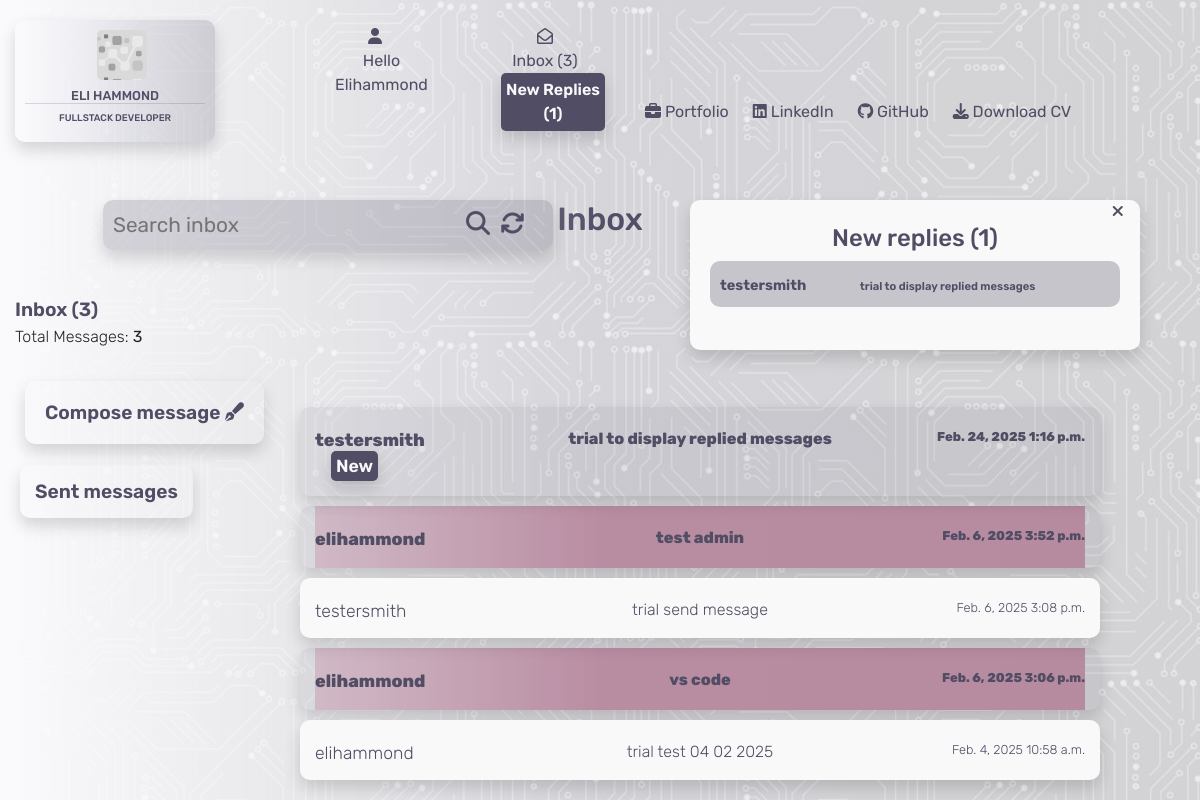
The page /contacts/ (signed in) on the database as committed earlier.
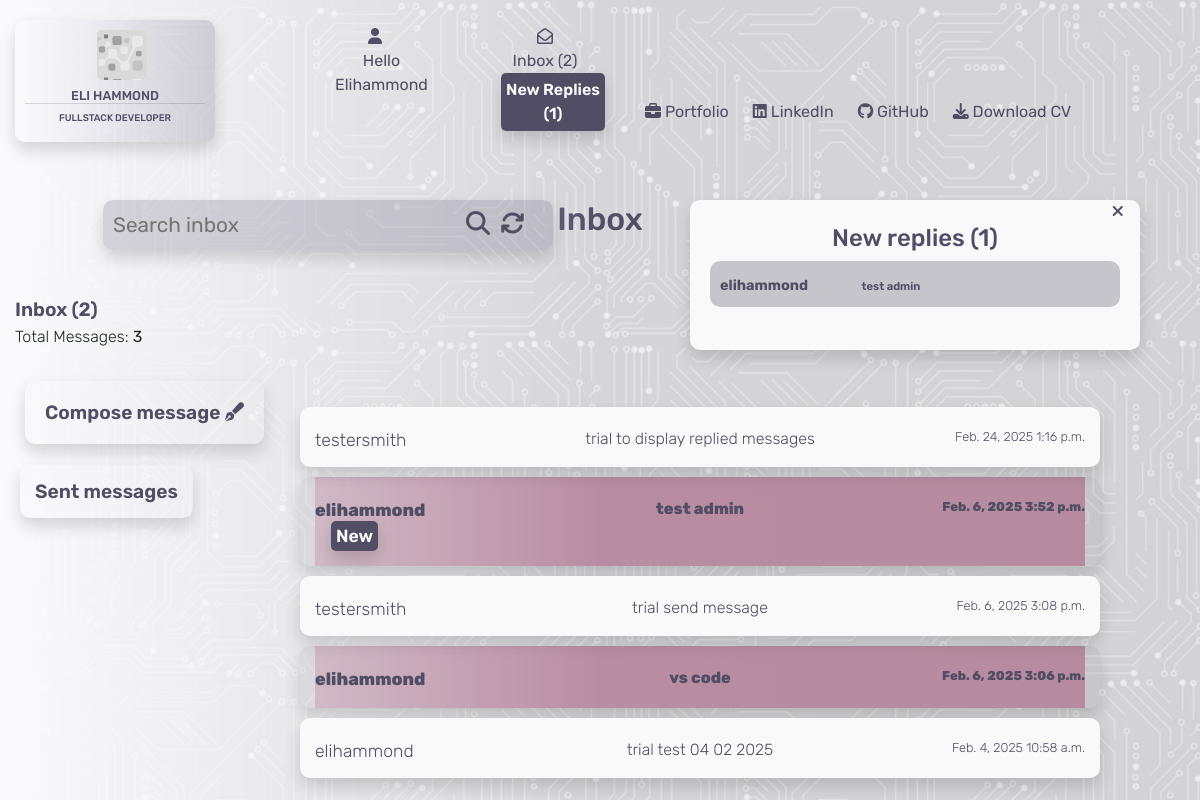
The same page on the database as committed later.
### contacts/models.py (models this page shows)
class Contacts(models.Model):
    class Meta:
        verbose_name_plural = "Contacts"
    name = models.CharField(max_length=26)
    send_to = models.CharField(max_length=240)
    subject = models.CharField(max_length=52, null=True, blank=True)
    email = models.EmailField()
    phone = models.IntegerField()
    message = models.TextField()
    date = models.DateField(auto_now_add=True)
    time = models.TimeField(auto_now_add=True)
    read = models.BooleanField(default=False)
    has_reply = models.BooleanField(default=False)
    new_reply = models.BooleanField(default=False)

### contacts/views.py (the view)
# urls.py: path('', views.contacts, name='contacts'),
@login_required
def contacts(request):
    inbox = Contacts.objects.all().order_by('-date', '-time')
    replied = Replied.objects.all()
    if request.GET:
        if 'q' in request.GET:
            query = request.GET['q']
            queries = Q(name__icontains=query) | Q(subject__icontains=query) | Q(message__icontains=query)
            inbox = inbox.filter(queries)
    context = {
        'inbox': inbox,
        'replied': replied,
    }
    return render(request, 'contacts/contacts.html', context)

### contacts/templates/contacts/contacts.html (shortened to what the changed rows need)
{% extends "base.html" %}
{% load static %}
{% block content %}
<div class="container-fluid">
    <div class="row">
        <div class="col-4">
        </div>
        <div class="col-4">
            <h2 class="header">Inbox</h2>
        </div>
        <div class="col-4">
            {% if total_reply >= 1 %}
            <div class="new-reply-load-box shadow">
                {% for i in inbox %}
                {% if i.new_reply %}
                <a href="{% url 'open_message' i.id %}">
                  <div class="new-reply-load">
                    <span class="new-reply-name">{{ i.name }}</span>
                    <span class="new-reply-subject">{{ i.subject }}</span>
                  </div>
                </a>
                {% endif %}
                {% endfor %}
            </div>
            {% endif %}
        </div>
    </div>
    <div class="inbox-header">
        Inbox ({{ unread_messages }})
    </div>
    <div class="inbox-subheader">
        Total Messages: <strong>{{ message_count }}</strong>
    </div>
    <div class="row">
        <div class="col-4 col-md-6">
        </div>
    </div>
    <div class="all-inbox-display">
        {% for i in inbox %}
        <div class="row">
            <div class="col-lg-3 d-none d-lg-block">
            </div>
            {% if i.send_to == user.username %}
            <div class="col-lg-8 col-md-12">
                <div class="message-display">
                    <div class="row message-container {% if i.read %}opened-message{% else %}unread-message{% endif %} shadow">
                        <div class="col-3">
                            <a href="{% url 'open_message' i.id %}">
                                <p class="inbox-name">{{ i.name }}{% if i.new_reply == True %} <span class="new-reply ml-3 shadow">New</span>
                                    {% endif %}
                                </p>
                            </a>
                        </div>
                        <div class="col-6">
                            <a href="{% url 'open_message' i.id %}">
                                {% if i.subject %}
                                <p class="inbox-subject">{{ i.subject }}</p>
                                {% else %}
                                <p class="inbox-subject">no subject</p>
                                {% endif %}
                            </a>
                        </div>
                        <div class="col-3">
                            <a href="{% url 'open_message' i.id %}">
                                <p class="inbox-date-time">{{ i.date }} {{ i.time }}</p>
                            </a>
                        </div>
                    </div>
                </div>
            </div>
            {% endif %}
            <div class="col-1 d-none d-lg-block"></div>
        </div>
        {% if i.name == user.username %}
        <div class="row">
            <div class="col-lg-3 d-none d-lg-block"></div>
            {% if i.has_reply == True %}
            <div class="col-lg-8 col-md-12">
                <div class="message-display message-row-replied">
                    <div class="row message-container {% if i.read %}opened-message{% else %}unread-message{% endif %} shadow">
                        <div class="col-3">
                            <a href="{% url 'open_message' i.id %}">
                                <p class="inbox-name">{{ i.name }}{% if i.new_reply == True %} <span class="new-reply ml-3 shadow">New</span>
                                {% endif %}</p>
                            </a>
                        </div>
                        <div class="col-6">
                            <a href="{% url 'open_message' i.id %}">
                                {% if i.subject %}
                                <p class="inbox-subject">{{ i.subject }}</p>
                                {% else %}
                                <p class="inbox-subject">no subject</p>
                                {% endif %}
                            </a>
                        </div>
                        <div class="col-3">
                            <a href="{% url 'open_message' i.id %}">
                                <p class="inbox-date-time">{{ i.date }} {{ i.time }}</p>
                            </a>
                        </div>
                    </div>
                </div>
            </div>
            {% endif %}
            <div class="col-1 d-none d-lg-block"></div>
        </div>
        {% endif %}
        {% endfor %}
    </div>
</div>
{% endblock %}

### templates/base.html (shortened to what this page needs)
{% load static %}
<!DOCTYPE html>
<html lang="en">
<head>
    {% block corecss %}
        <link rel="stylesheet" href="https://stackpath.bootstrapcdn.com/bootstrap/4.4.1/css/bootstrap.min.css">
        <link rel="stylesheet" href="https://cdnjs.cloudflare.com/ajax/libs/font-awesome/6.6.0/css/all.min.css">
        <link rel="stylesheet" href="https://cdnjs.cloudflare.com/ajax/libs/font-awesome/6.6.0/css/all.min.css">
        <link rel="stylesheet" href="{% static 'css/base.css' %}">
    {% endblock %}
</head>
<body>
    <div class="opaque"></div>
    <header>
        <nav>
            <div class="container-fluid">
                <div class="row">
                    <div class="col-md-3">
                        <a href="{% url 'home' %}">
                            <div class="logo shadow">
                                <div class="logo-logo"></div>
                                <h5>Eli Hammond</h5>
                                <h6>Fullstack Developer</h6>
                            </div>
                        </a>
                    </div>
                    <div class="col-lg-3 col-md-6">
                        <div class="row">
                            <div class="col-md-6">
                                <div class="dropdown">
                                    <div class="dropbtn">
                                        <div class="icon"><i class="fa-solid fa-user"></i></div>
                                        {% if request.user.is_authenticated %}
                                            <div class="hello">
                                                <span class="d-none d-md-block">Hello</span> {{ user.username|capfirst }}
                                            </div>
                                        {% else %}
                                            Login/Register
                                        {% endif %}
                                    </div>
                                </div>
                            </div>
                            <div class="col-md-6 d-none d-md-block">
                                {% if request.user.is_authenticated %}
                                    <div class="message-box">
                                        <a href="{% url 'contacts' %}">
                                            <div class="icon"><i class="fa-regular fa-envelope-open"></i></div>
                                            Inbox ({{ unread_messages }})
                                            {% if total_reply >= 1 %} <p class="new-reply ml-3 shadow">New Replies ({{ total_reply }})</p>{% endif %}
                                        </a>
                                    </div>
                                {% endif %}
                            </div>
                        </div>
                    </div>
                    <div class="col-lg-6 col-md-3">
                    </div>
                </div>
                <div class="row bottom-header">
                    <div class="col-md-6"></div>
                    <div class="col-md-6 d-none d-lg-block">
                        <ul>
                            <li>
                                <a href="{% url 'portfolio' %}">{% block custom_style %}<i class="fa-solid fa-briefcase"></i> Portfolio{% endblock %}</a>
                            </li>
                            <li>
                                <a href="https://www.linkedin.com/in/elliot-hammond-286739298/" target="_blank"><i class="fa-brands fa-linkedin"></i> LinkedIn</a>
                            </li>
                            <li>
                                <a href="https://github.com/e-h-dev" target="_blank"><i class="fa-brands fa-github"></i> GitHub</a>
                            </li>
                            <li>
                                <a href="/media/CV.pdf" target="_blank"><i class="fa-solid fa-download"></i> Download CV</a>
                            </li>
                        </ul>
                    </div>
                </div>
            </div>
        </nav>
    </header>
    {% block content %}
    {% endblock %}
</body>
</html>

Rows that differ between the two databases and show on the page:
no longer on one of the page's lists (row edited): Contacts: name "testersmith", subject "trial to display replied messages"
now on one of the page's lists (row edited): Contacts: name "elihammond", subject "test admin"
changed Contacts "test admin": now shows "New"
changed Contacts "trial to display replied messages": read False → True (drawn); no longer shows "New"
Other text that changed with them:
{{ unread_messages }}: "3" → "2"
